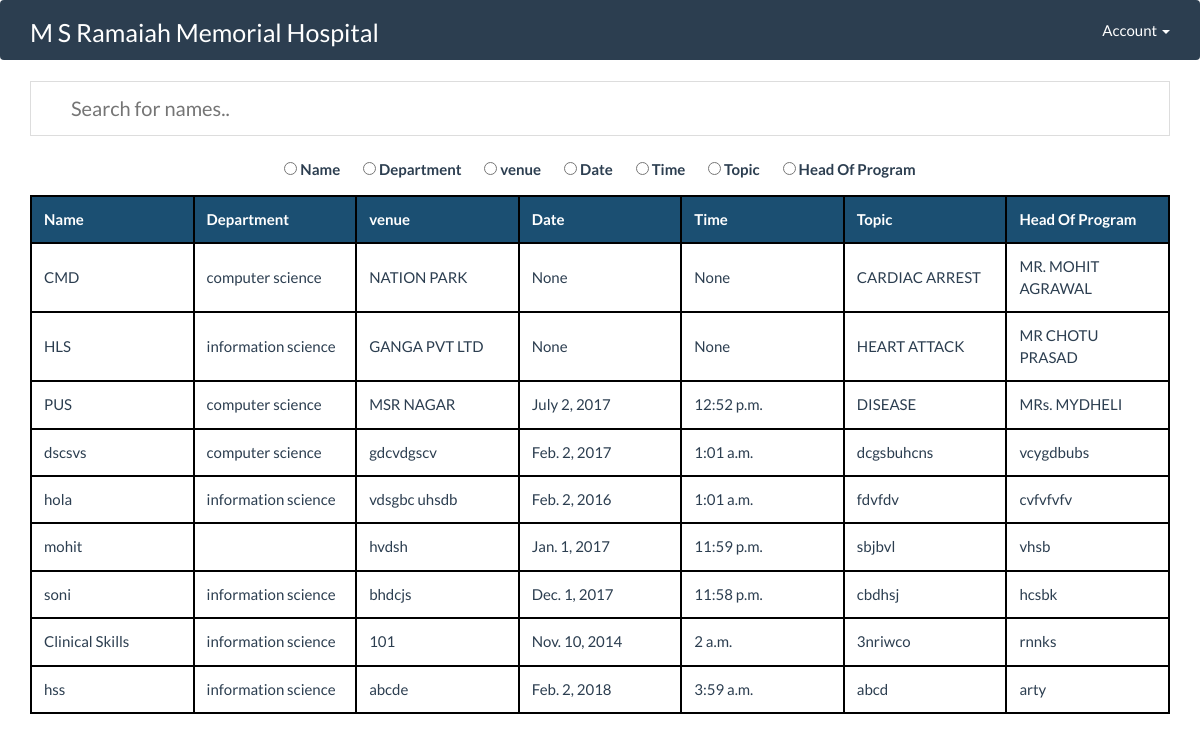
Page /show/ on the committed database.
### msrh_user/models.py (models this page shows, shortened)
class Training(models.Model):
    name = models.CharField(max_length=20,primary_key=True)
    department = models.ForeignKey(DEPARTMENT, blank=True, null=True)
    venue = models.CharField(max_length=20, blank=True, null=True)
    date = models.DateField(blank=True, null=True)
    time = models.TimeField(blank=True, null=True)
    topic = models.CharField(max_length=20,blank=True, null=True)
    head_of_program = models.CharField(max_length=20, blank=True, null=True)

class DEPARTMENT(models.Model):
    name = models.CharField(max_length=20,primary_key=True)
    def __str__(self):
        return self.name

### logs/views.py (the view)
# urls.py: url(r'^show/', views.shows,name='show'),
def shows(request):
    return render(request, "show.html", {'train':r})

### templates/show.html (shortened to what this page needs)
{% extends 'base.html' %}
{% block content %}
<div class="container">
<input type="text" id="myInput" onkeyup="myFunction()" placeholder="Search for names..">
<div id="hola" style="text-align: center">
    <label class="radio-inline-center " style="font-size: 15px;">
      <input type="radio" name="optradio" value="0">&nbsp;Name
    </label>
    <label class="radio-inline-center" style="font-size: 15px">
      <input type="radio" name="optradio" value="1">&nbsp;Department
    </label>
    <label class="radio-inline-center" style="font-size: 15px">
      <input type="radio" name="optradio" value="2">&nbsp;venue
    </label>
    <label class="radio-inline-center" style="font-size: 15px">
      <input type="radio" name="optradio" value="3">&nbsp;Date
    </label>
    <label class="radio-inline-center" style="font-size: 15px">
      <input type="radio" name="optradio" value="4">&nbsp;Time
    </label>
    <label class="radio-inline-center" style="font-size: 15px">
      <input type="radio" name="optradio" value="5">&nbsp;Topic
    </label>
    <label class="radio-inline-center" style="font-size: 15px">
      <input type="radio" name="optradio" value="6">&nbsp;Head Of Program
    </label>
</div>
<table id="myTable">
  <tr class="header">
    <th style="width:10%;">Name</th>
    <th style="width:10%;">Department</th>
      <th style="width:10%;">venue</th>
      <th style="width:10%;">Date</th>
      <th style="width:10%;">Time</th>
      <th style="width:10%;">Topic</th>
      <th style="width:10%;">Head Of Program</th>
  </tr>
    {% for x in train %}
  <tr>
    <td>{{ x.name }}</td>
    <td>{{ x.department }}</td>
  <td>{{ x.venue }}</td>
  <td>{{ x.date }}</td>
  <td>{{ x.time }}</td>
  <td>{{ x.topic }}</td>
  <td>{{ x.head_of_program }}</td>
  </tr>
    {% endfor %}
</table>
</div>
{% endblock %}

### templates/show.html (style rules this page uses)
#myInput { background-position: 10px 12px; background-repeat: no-repeat; width: 100%; font-size: 20px; padding: 12px 20px 12px 40px; border: 1px solid #ddd; margin-bottom: 12px; }
#myTable { border-collapse: collapse; width: 100%; border: 1px solid #ddd; font-size: 15px; margin: auto; }
#myTable th, #myTable td { text-align: left; padding: 12px; border: 2px solid #000000 }
#myTable tr { border: 2px solid #ddd; }
#myTable tr.header, #myTable tr:hover { background-color: #f1f1f1; border: 2px solid #000000; }
#myTable tr.header { background-color: #1b4f72; color: white; }
.radio-inline-center { font-size: 22px; padding: 10px; }

### rows in the picture
Training: name "CMD", department "computer science", venue "NATION PARK", date "None", time "None", topic "CARDIAC ARREST", head_of_program "MR. MOHIT AGRAWAL"
Training: name "HLS", department "information science", venue "GANGA PVT LTD", date "None", time "None", topic "HEART ATTACK", head_of_program "MR CHOTU PRASAD"
Training: name "PUS", department "computer science", venue "MSR NAGAR", date "July 2, 2017", time "12:52 p.m.", topic "DISEASE", head_of_program "MRs. MYDHELI"
Training: name "dscsvs", department "computer science", venue "gdcvdgscv", date "Feb. 2, 2017", time "1:01 a.m.", topic "dcgsbuhcns", head_of_program "vcygdbubs"
Training: name "hola", department "information science", venue "vdsgbc uhsdb", date "Feb. 2, 2016", time "1:01 a.m.", topic "fdvfdv", head_of_program "cvfvfvfv"
Training: name "mohit", venue "hvdsh", date "Jan. 1, 2017", time "11:59 p.m.", topic "sbjbvl", head_of_program "vhsb"
Training: name "soni", department "information science", venue "bhdcjs", date "Dec. 1, 2017", time "11:58 p.m.", topic "cbdhsj", head_of_program "hcsbk"
Training: name "Clinical Skills", department "information science", venue "101", date "Nov. 10, 2014", time "2 a.m.", topic "3nriwco", head_of_program "rnnks"
Training: name "hss", department "information science", venue "abcde", date "Feb. 2, 2018", time "3:59 a.m.", topic "abcd", head_of_program "arty"
